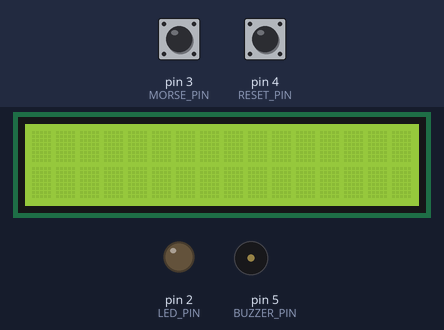
A sketch run on a simulated Arduino Uno, built with avr-gcc and run on an emulated ATmega328P. On the bench: 16×2 character LCD, output pins drawn as LEDs (lit = HIGH), buzzer (waves = sounding). The test bench sets the inputs (shaded band); at power-on: pin 3 (MORSE_PIN) HIGH, pin 4 (RESET_PIN) HIGH.

Above: at 1.2 s.
1.3 s: pin 3 (MORSE_PIN) pulled LOW for 0.15 s
At 2.2 s:
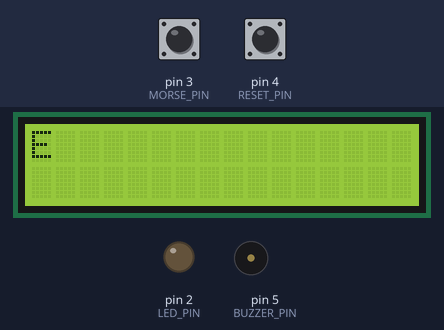
3.2 s: pin 3 (MORSE_PIN) pulled LOW for 1 s
At 4.9 s:
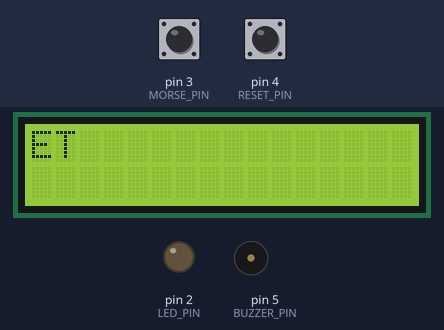
5.9 s: pin 3 (MORSE_PIN) pulled LOW for 0.15 s
At 6.9 s:
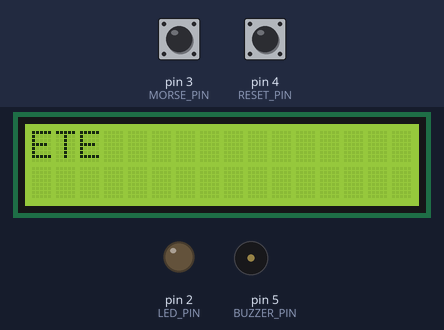
7.8 s: pin 3 (MORSE_PIN) pulled LOW for 3.2 s
At 12.4 s:
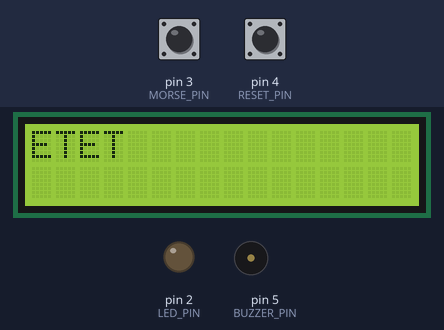
12.7 s: pin 3 (MORSE_PIN) pulled LOW for 0.15 s
At 13.4 s:
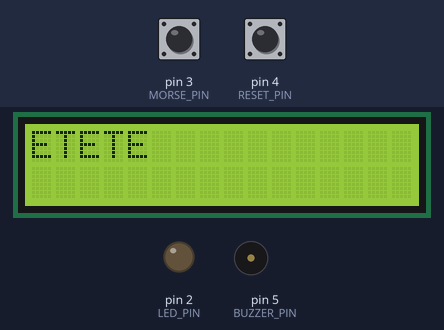
14.6 s: pin 3 (MORSE_PIN) pulled LOW for 1 s
At 17.3 s:
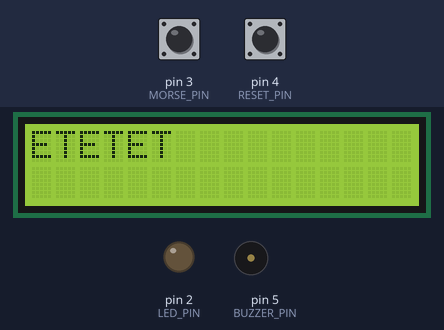
Timing chart, 0 to 18.3 s (numbered marks = the images above; inputs shaded):
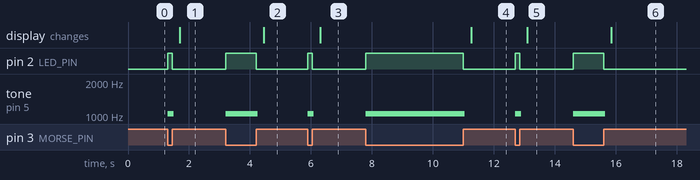

Measured:
- after the input at 1.3 s, pin 2 (LED_PIN): LOW → HIGH at once, → LOW 0.15 s later; tone on pin 5 (BUZZER_PIN): silent → 1047 Hz at once, → silent 0.20 s later; the display: changes after 0.40 s (image 1)
- after the input at 3.2 s, pin 2 (LED_PIN): LOW → HIGH at once, → LOW 1.0 s later; tone on pin 5 (BUZZER_PIN): silent → 1047 Hz at once, → silent 1.0 s later; the display: changes after 1.3 s (image 2)
- after the input at 5.9 s, pin 2 (LED_PIN): LOW → HIGH at once, → LOW 0.15 s later; tone on pin 5 (BUZZER_PIN): silent → 1047 Hz at once, → silent 0.20 s later; the display: changes after 0.40 s (image 3)
- after the input at 7.8 s, pin 2 (LED_PIN): LOW → HIGH at once, → LOW 3.2 s later; tone on pin 5 (BUZZER_PIN): silent → 1047 Hz at once, → silent 3.2 s later; the display: changes after 3.5 s (image 4)
- after the input at 12.7 s, pin 2 (LED_PIN): LOW → HIGH at once, → LOW 0.15 s later; tone on pin 5 (BUZZER_PIN): silent → 1047 Hz at once, → silent 0.20 s later; the display: changes after 0.40 s (image 5)
- after the input at 14.6 s, pin 2 (LED_PIN): LOW → HIGH at once, → LOW 1.0 s later; tone on pin 5 (BUZZER_PIN): silent → 1047 Hz at once, → silent 1.0 s later; the display: changes after 1.3 s (image 6)

The sketch:

morse.ino
```cpp
#include <pitches.h>
#include <LiquidCrystal.h>

// Pin definitions
#define LED_PIN 2
#define MORSE_PIN 3
#define RESET_PIN 4
#define BUZZER_PIN 5

// Info on morse button state
int currentMorseButtonState;
unsigned long lastStateChangeMillis;

// Info on reset button state
int currentResetButtonState;

// Symbol definitions
#define QUANTUM 10 // Shortest period we use for multiplier
#define DOT_LENGTH 3 * QUANTUM // Length of morse dot
#define DASH_LENGTH 15 * QUANTUM // Length of morse dash
#define END_SYMBOL 25 * QUANTUM // Length of end of single letter
#define END_WORD 250 * QUANTUM // Length of end of word (insert space)
#define PITCH 5 * QUANTUM // Length of emitted pitch for speaker

// Symbol history
#define HISTORY_LENGTH 5
int historyIndex;
int symbolHistory[HISTORY_LENGTH];
bool wordStarted;

//
// Symbols
// This table contains a base-3 encoded set of symbols for morse code. We only use 26 code points
// but need 78 elements to encompass the largest base-3 encoded point ('Y' is base-3 encoded to '77')
// This could be optimized (e.g. a case table) but this works nicely.
//
#define SYMBOL_SIZE 78
char symbols[SYMBOL_SIZE];

// LCD Output
LiquidCrystal lcd(7, 8, 9, 10, 11, 12);
#define OUTPUT_SIZE 16
char output[OUTPUT_SIZE];
int outputIndex;

/*
  Sets up decoding table for morse code characters as a base-3 encoded number (dots / dashes / silence)
  to a letter map.

  For example, A is represented as [0] = dot, [1] = dash, [2-5] = silence. We invert the array when
  transforming to a base-3 number so that index 0 is the LSB.

  silence = 0
  dot = 1
  dash = 2

  Thus:
    'A' (dot, dash) is encoded as ((3 ^ 0) * 1) + ((3 ^ 1) * 2) = 7
    'B' (dash, dot, dot, dot) is encoded as ((3 ^ 0) * 2) + ((3 ^ 1) * 1) + ((3 ^ 2) * 1) + ((3 ^ 3) * 1) = 41
    and so on.
*/
void initSymbols()
{
  for(int x = 0; x < SYMBOL_SIZE; x++)
  {
    symbols[x] = 0;
  }

  symbols[7] = 'A'; symbols[41] = 'B'; symbols[50] = 'C'; symbols[14] = 'D';
  symbols[1] = 'E'; symbols[49] = 'F'; symbols[17] = 'G'; symbols[40] = 'H';
  symbols[4] = 'I'; symbols[79] = 'J'; symbols[23] = 'K'; symbols[43] = 'L';
  symbols[8] = 'M'; symbols[5] = 'N'; symbols[26] = 'O'; symbols[52] = 'P';
  symbols[71] = 'Q'; symbols[16] = 'R'; symbols[13] = 'S'; symbols[2] = 'T';
  symbols[22] = 'U'; symbols[67] = 'V'; symbols[25] = 'W'; symbols[68] = 'X';
  symbols[77] = 'Y'; symbols[44] = 'Z';
}

/*
  Sets up the Arduino board
*/
void setup()
{
  // Set baud rate
  Serial.begin(115200);

  // Assign PIN mods
  pinMode(LED_PIN, OUTPUT);
  pinMode(MORSE_PIN, INPUT_PULLUP);
  pinMode(RESET_PIN, INPUT_PULLUP);

  // Set up symbol decoding table
  initSymbols();

  // Clear history array
  wordStarted = false;
  clearHistory();

  // Clear LCD output
  clearOutput();

  // Default button states and initial time
  currentMorseButtonState = HIGH;
  currentResetButtonState = HIGH;
  lastStateChangeMillis = millis();

  // Initialize LCD
  lcd.begin(OUTPUT_SIZE, 2);
}

/*
  Clears history for a single character (dot/dash/silence encoding array)
*/
void clearHistory()
{
  historyIndex = 0;
  for(int x = 0; x < HISTORY_LENGTH; x++)
  {
    symbolHistory[x] = 0;
  }
}

/*
  Clears output array for LCD
*/
void clearOutput()
{
  outputIndex = 0;
  for(int x = 0; x < OUTPUT_SIZE; x++)
  {
    output[x] = '\0';
  }
}

/*
  Updates the LCD with a single new character
*/
void updateLcd(char newChar)
{
  // Put the character in our output array and wrap
  output[outputIndex] = newChar;
  outputIndex = (outputIndex + 1) % OUTPUT_SIZE;

  // Print the whole array to LCD
  lcd.setCursor(0, 0);
  lcd.print(output);
}

/*
  Clears the whole first row of the LCD to blank
*/
void clearLcd()
{
  clearOutput();
  lcd.setCursor(0, 0);
  lcd.print("                ");
}

/*
  Called when a symbol end timeout is hit. Ends a single morse symbol
*/
void endSymbol()
{
  int index = 0;
  int multiplier = 1; // 3 ^ 0
  for(int x = 0; x < HISTORY_LENGTH; x++)
  {
    // We're in a 3-based system here (0 is not set, 1 is short, 2 is long)
    index += symbolHistory[x] * multiplier;
    multiplier *= 3;
  }

  if(index != 0 && index < SYMBOL_SIZE && symbols[index] != 0)
  {
    updateLcd(symbols[index]);
  }
  else if(index != 0)
  {
    updateLcd('!');
  }
}

/*
  Hit when a word end timeout is hit. Ends a word with a space.
*/
void endWord()
{
  if(wordStarted)
  {
    updateLcd(' ');
  }
}

/*
  Adds a dash/dot to the history table (later used for evaluating a single symbol or letter).

Arguments:
  changed - True if the button state has changed since last invocation
  buttonState - The current button state (LOW / HIGH)
  length - The length of time that the button has been in the buttonState
*/
int evaluateSymbolOnMorseButtonChange(bool changed, int buttonState, unsigned long length)
{
  if(changed)
  {
    if(buttonState == LOW && length > DASH_LENGTH)
    {
      // Long (dash)
      symbolHistory[historyIndex] = 2;
      historyIndex = (historyIndex + 1) % HISTORY_LENGTH;
      wordStarted = true;
    }
    else if(buttonState == LOW && length > DOT_LENGTH)
    {
      // Short (dot)
      symbolHistory[historyIndex] = 1;
      historyIndex = (historyIndex + 1) % HISTORY_LENGTH;
      wordStarted = true;
    }
  }
  else
  {
    //
    // If we have been in the high state for longer than END_WORD, and there has been no change
    // then it is time to end the symbol and the word.
    //
    if(buttonState == HIGH && length > END_WORD)
    {
      endSymbol();
      endWord();
      clearHistory();
      wordStarted = false;
    }
    //
    // If we have been in the high state for longer than END_SYMBOL, and there has been no change
    // then it is time to end the symbol.
    //
    else if(buttonState == HIGH && length > END_SYMBOL)
    {
      endSymbol();
      clearHistory();
    }
  }
}

/*
  Called on each update loop if the reset button is not being held.

Arguments:
  newMorseButtonState - The new state of the morse code button (LOW / HIGH)
*/
void updateSymbols(int newMorseButtonState)
{
      // Check how long it's been
    unsigned long currentTimeMillis = millis();
    unsigned long stateMillis = currentTimeMillis - lastStateChangeMillis;

    if(newMorseButtonState != currentMorseButtonState)
    {
      evaluateSymbolOnMorseButtonChange(true, currentMorseButtonState, stateMillis);

      // Update current state
      currentMorseButtonState = newMorseButtonState;
      lastStateChangeMillis = currentTimeMillis;
    }
    else if(newMorseButtonState == HIGH)
    {
      evaluateSymbolOnMorseButtonChange(false, currentMorseButtonState, stateMillis);
    }
}

/*
  Lights the LED based on the morse code button state.

Arguments:
  newMorseButtonState - The new state of the morse code button (LOW / HIGH)
*/
void updateLed(int newMorseButtonState)
{
  if (newMorseButtonState == HIGH)
  {
    digitalWrite(LED_PIN, LOW);
  }
  else
  {
    digitalWrite(LED_PIN, HIGH);
  }
}

/*
  Buzzes the active buzzer based on the morse code button state.

Arguments:
  newMorseButtonState - The new state of the morse code button (LOW / HIGH)
*/

void updateBuzzer(int newMorseButtonState)
{
  if(newMorseButtonState == LOW)
  {
      tone(BUZZER_PIN, NOTE_C6, PITCH);
  }
}

/*
  Resets all internal data (used when reset button is pressed).
*/
void resetAll()
{
  clearHistory();
  clearLcd();
  updateLed(HIGH);
  updateBuzzer(HIGH);
  wordStarted = false;
}

/*
  Main Arduino loop
*/
void loop()
{
  int newResetButtonState = digitalRead(RESET_PIN);

  // If this is a reset, ignore everything else
  if(currentResetButtonState == HIGH && newResetButtonState == LOW)
  {
    currentResetButtonState = newResetButtonState;
    resetAll();
  }
  else if(currentResetButtonState == LOW && newResetButtonState == LOW)
  {
    // Do nothing while reset is held down
  }
  else
  {
    // Reset the reset button state
    currentResetButtonState = HIGH;

    int newMorseButtonState = digitalRead(MORSE_PIN);
    updateSymbols(newMorseButtonState);
    updateLed(newMorseButtonState);
    updateBuzzer(newMorseButtonState);
  }
}
```
